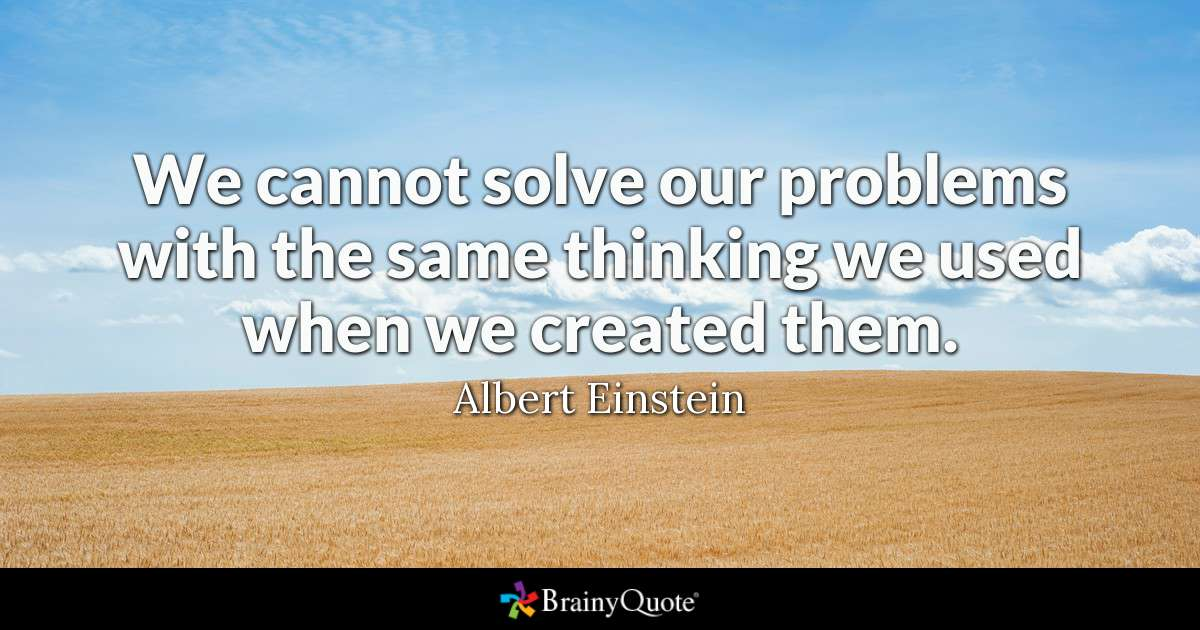
#> input picture *FINAL* TestingImageRecognition/scripts/test_folder/image.jpeg, 1200 x 630 px
$ python thresholdColorSegmentation.py
#> lines starting #> are read from the running program, lines starting #| are printed output that depends on the picture; after the words box and inside, x2 and y2 are one past the last pixel; in counts of white or black regions, pixels touching at a corner belong together
import cv2
import pytesseract
import numpy as np

pytesseract.pytesseract.tesseract_cmd = r'/usr/local/Cellar/tesseract/4.1.1/bin/tesseract'

# Load image, convert to HSV, color threshold to get mask
image = cv2.imread('test_folder/image.jpeg')
#> image is the input picture: shape (630, 1200, 3); mean B, G, R 167, 169.1, 161
hsv = cv2.cvtColor(image, cv2.COLOR_BGR2HSV)
#> hsv: shape (630, 1200, 3); mean H, S, V 64.9, 79.2, 195.4
lower = np.array([0, 0, 0])
upper = np.array([100, 175, 110])
mask = cv2.inRange(hsv, lower, upper)
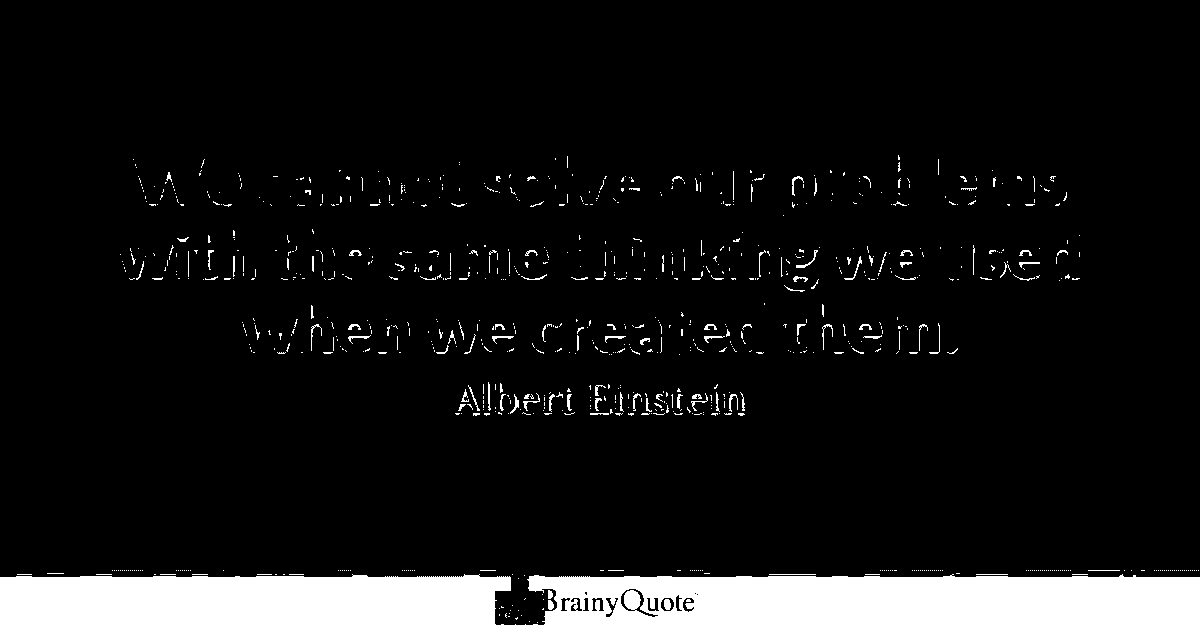
#> mask: shape (630, 1200); 9.1% white; 902 white regions (790 under 20 px), largest, box (x1, y1, x2, y2) and area: (0, 574, 1200, 630) 61064, (796, 250, 818, 268) 69, (664, 599, 671, 610) 65

# Invert image and OCR
invert = 255 - mask
#> (the run stopped early here; a loop or call above may not have finished)

$ run again, with *FINAL* TestingImageRecognition/scripts/test_folder/arabic6.jpeg copied over *FINAL* TestingImageRecognition/scripts/test_folder/image.jpeg
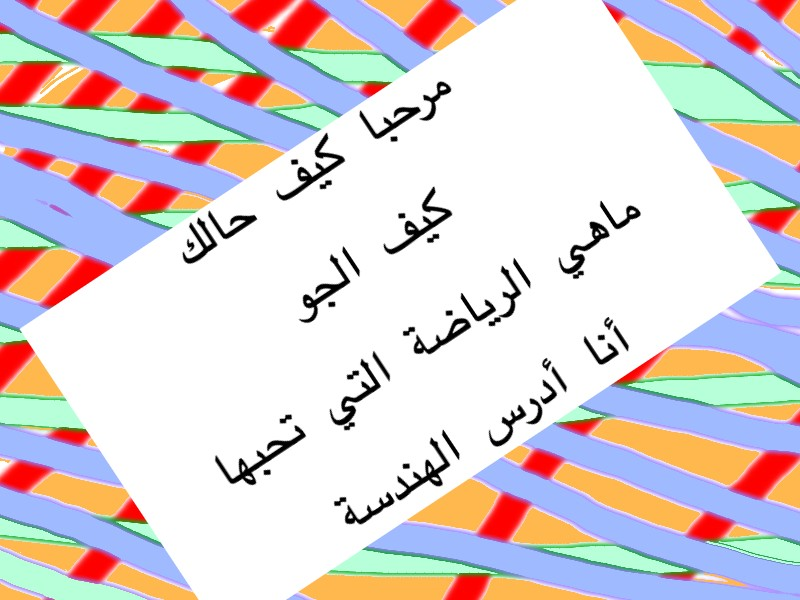
#> input picture *FINAL* TestingImageRecognition/scripts/test_folder/arabic6.jpeg, 800 x 600 px
#> image is the input picture: shape (600, 800, 3); mean B, G, R 210.9, 209.5, 218.4
#> hsv: shape (600, 800, 3); mean H, S, V 41.1, 59.7, 244.6
#> `mask = cv2.inRange(hsv, lower, upper)`:
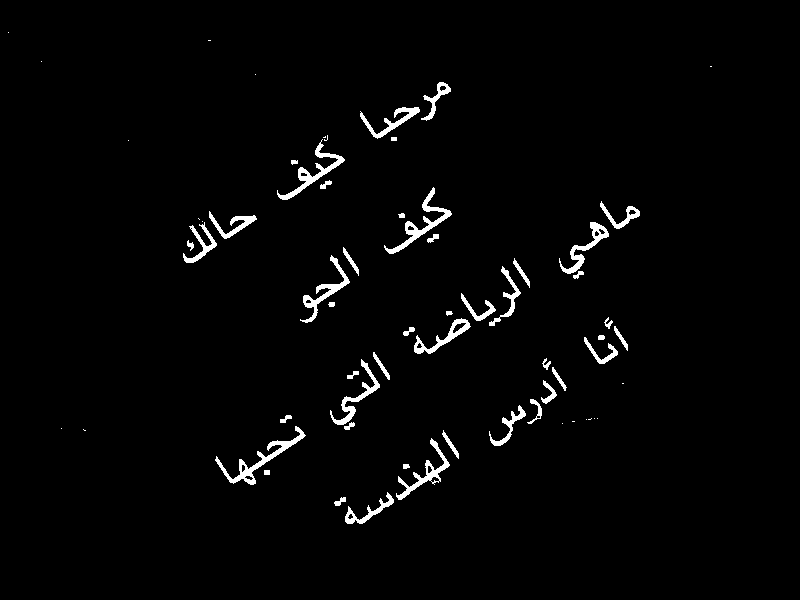
#> mask: shape (600, 800); 2.1% white; 64 white regions (19 under 20 px), largest, box (x1, y1, x2, y2) and area: (215, 426, 306, 485) 838, (384, 187, 452, 254) 743, (277, 139, 345, 200) 699
